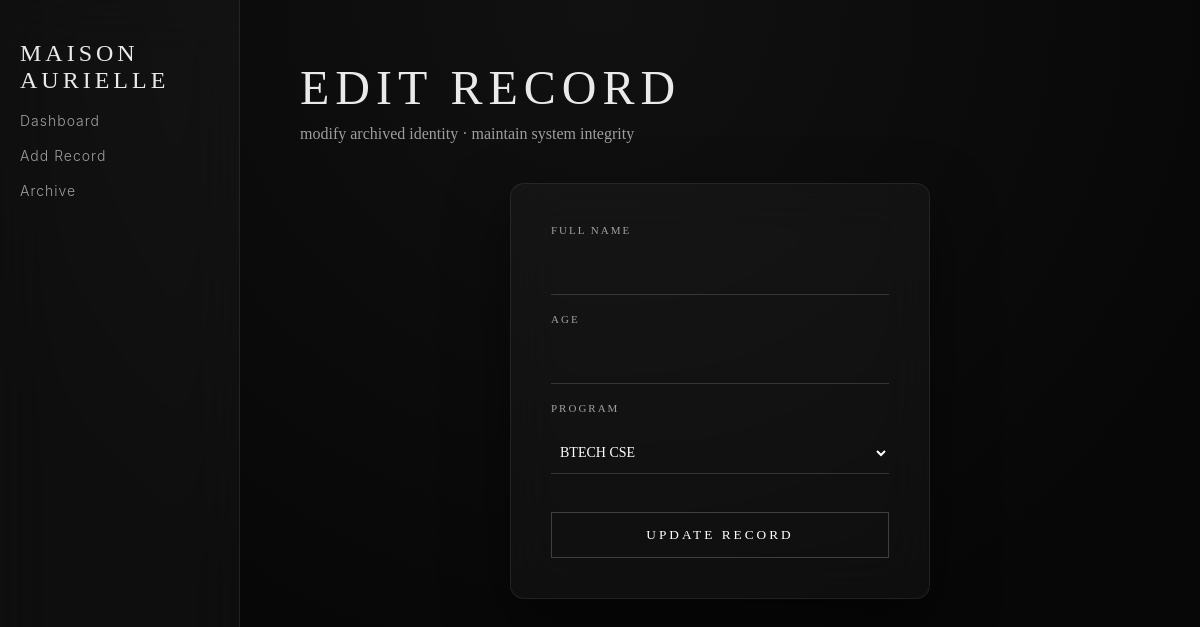
The page /edit/8 on the database as committed earlier.
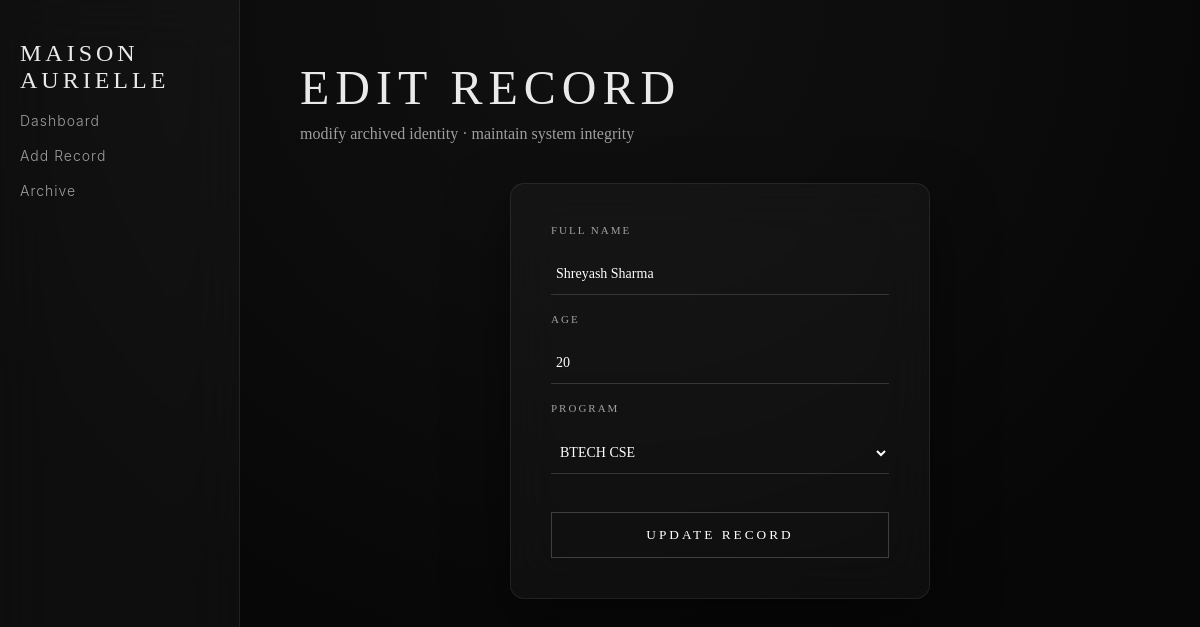
The same page on the database as committed later.
### tables this page shows
CREATE TABLE students (
            id INTEGER PRIMARY KEY AUTOINCREMENT,
            name TEXT,
            age INTEGER,
            course TEXT
        );

### app.py (the view, shortened to what this page needs)
@app.route('/edit/<int:id>', methods=['GET', 'POST'])
def edit_student(id):
    conn = sqlite3.connect('students.db')
    c = conn.cursor()
    c.execute("SELECT * FROM students WHERE id=?", (id,))
    student = c.fetchone()
    conn.close()
    return render_template('edit.html', student=student)

### templates/edit.html (shortened to what this page needs)
<!DOCTYPE html>
<html>
<head>
    <link rel="stylesheet" href="{{ url_for('static', filename='style.css') }}">
</head>
<body>
<div class="layout">
    <div class="sidebar">
        <h2>MAISON AURIELLE</h2>
        <a href="/">Dashboard</a>
        <a href="/add">Add Record</a>
        <a href="#">Archive</a>
    </div>
    <div class="main">
        <h1>EDIT RECORD</h1>
        <p>modify archived identity · maintain system integrity</p>
        <div class="form-wrapper">
            <form method="POST" class="form-box">
                <label>FULL NAME</label>
                <input type="text" name="name" value="{{ student[1] }}" required>
                <label>AGE</label>
                <input type="number" name="age" value="{{ student[2] }}" required>
                <label>PROGRAM</label>
                <select name="course" required>
                    <option value="BTECH CSE" {% if student[3]=='BTECH CSE' %}selected{% endif %}>
                        BTECH CSE
                    </option>
                </select>
                <button type="submit">UPDATE RECORD</button>
            </form>
        </div>
    </div>
</div>
</body>
</html>

### static/style.css (style rules this page uses)
:root { --bg: #070707; --panel: rgba(255, 255, 255, 0.03); --border: rgba(255, 255, 255, 0.08); --text: #eaeaea; --muted: rgba(255, 255, 255, 0.6); --accent: #ffffff; }
* { margin: 0; padding: 0; box-sizing: border-box; font-family: 'Cormorant Garamond', serif; }
body { background: radial-gradient(circle at top, #111, var(--bg) 70%); color: var(--text); overflow-x: hidden; }
.layout { display: flex; min-height: 100vh; }
.sidebar { width: 240px; background: var(--panel); border-right: 1px solid var(--border); backdrop-filter: blur(30px); padding: 40px 20px; }
.sidebar { font-family: 'Inter', 'Segoe UI', Arial, sans-serif; }
.sidebar h2 { font-weight: 500; letter-spacing: 4px; text-transform: uppercase; }
.sidebar a { font-family: inherit; font-weight: 300; letter-spacing: 1px; }
.sidebar a { display: block; color: var(--muted); text-decoration: none; margin: 18px 0; font-size: 14px; letter-spacing: 1px; transition: 0.3s; }
.main { flex: 1; padding: 60px; }
.main h1 { font-size: 48px; letter-spacing: 6px; font-weight: 300; }
.main p { margin-top: 10px; color: var(--muted); }
.form-wrapper { display: flex; justify-content: center; margin-top: 40px; }
.form-box { width: 420px; background: rgba(255, 255, 255, 0.03); border: 1px solid rgba(255, 255, 255, 0.08); backdrop-filter: blur(25px); border-radius: 14px; padding: 40px; display: flex; flex-direction: column; gap: 18px; box-shadow: 0 25px 60px rgba(0, 0, 0, 0.5); }
.form-box label { font-size: 11px; letter-spacing: 2px; color: rgba(255, 255, 255, 0.6); }
.form-box input, .form-box select { background: transparent; border: none; border-bottom: 1px solid rgba(255, 255, 255, 0.15); padding: 12px 5px; color: #fff; outline: none; font-size: 14px; transition: 0.3s; }
.form-box select { cursor: pointer; }
.form-box button { margin-top: 20px; padding: 14px; border: 1px solid rgba(255, 255, 255, 0.2); background: transparent; color: #fff; letter-spacing: 3px; cursor: pointer; transition: 0.3s; }
.main { align-items: flex-start; }
.form-box { animation: fadeInUp 0.6s ease; }

Rows that differ between the two databases and show on the page:
added students: name "Shreyash Sharma", age "20", course "BTECH CSE"
Other text that changed with them:
form field course: "BTECH CSE" → (not shown)
